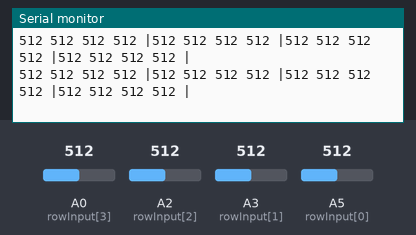
Bench run of a sketch on a simulated Arduino Uno, built with avr-gcc and run on an emulated ATmega328P. On the bench: the last lines printed to the serial monitor. Inputs (shaded band) come from the test bench; at power-on: A0 (rowInput[3]) = 512, A2 (rowInput[2]) = 512, A3 (rowInput[1]) = 512, A5 (rowInput[0]) = 512.

Above: at 1.2 s.
1.3 s: A0 (rowInput[3]) set to 109
At 1.41 s:
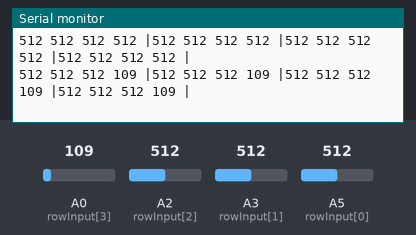
4.3 s: A0 (rowInput[3]) set to 90
At 4.33 s:
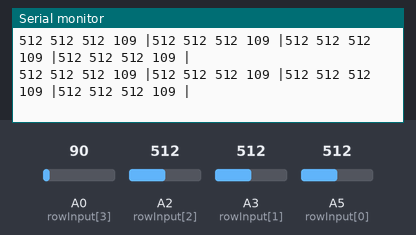
7.3 s: A2 (rowInput[2]) set to 110
At 7.32 s:
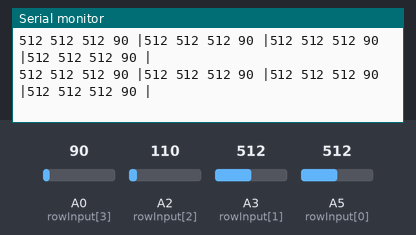
10.3 s: A2 (rowInput[2]) set to 88
At 10.31 s:
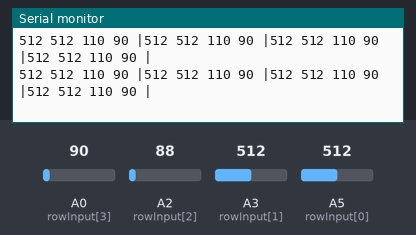
13.3 s: A3 (rowInput[1]) set to 105
At 13.34 s:
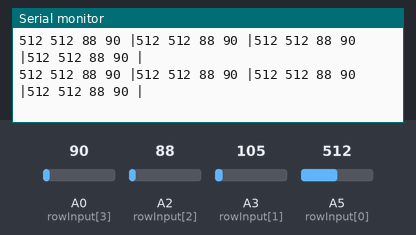
16.3 s: A3 (rowInput[1]) set to 92
At 16.36 s:
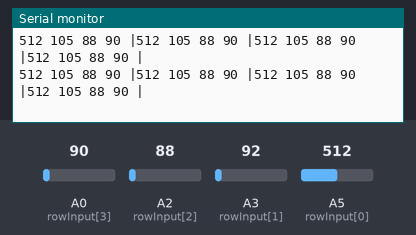
Timing chart, 0 to 18.8 s (numbered marks = the images above; inputs shaded):
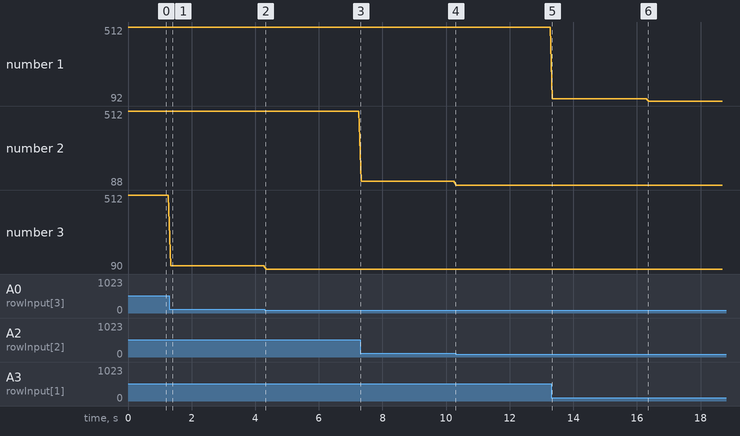

The sketch:

1col_input.ino
```cpp
#include <SoftwareSerial.h>

SoftwareSerial blue(5, 6);
int row1_in = A5;
int row2_in = A3;
int row3_in = A2;
int row4_in = A0;

float row1_out = 0;
float row2_out = 0;
float row3_out = 0;
float row4_out = 0;

 /*
  * Column 1 --> Digital Pin 10
  * Column 2 --> Digital Pin 11
  * Column 3 --> Digital Pin 12
  * Column 4 --> Digital Pin 13
  */
int columnPin = 10;

const int ncols = 4;
const int nrows = 4;
int colPins[ncols] = {10, 11, 12, 13};
int rowInput[nrows] = {A5, A3, A2, A0};


unsigned long timerStart = 0;
unsigned long waitPeriod = 1000;
unsigned long currentTime = 0;

void setup() {
  Serial.begin(9600);
  blue.begin(9600);
  for (int i = 0; i < ncols; i++){
    pinMode(colPins[0], OUTPUT);
  }
  timerStart = millis();
  digitalWrite(columnPin, HIGH);

}

void loop() {

//  int data[ncols][nrows];
//  for (int i = 0; i < ncols; i++){
//    digitalWrite(colPins[i], HIGH);
//    for (int j = 0; j < nrows; j++){
//      if (pauseStatus && ((millis()-pauseStart) >= pauseLen)){
//        data[i][j] = analogRead(rowInput[j]);
//      }
//      Serial.print((String)data[i][j] + " ");
//    }
//    Serial.println();
//    digitalWrite(colPins[i], LOW);
//  }


//  Serial.println(data[1][1]);
  volatile int data[ncols][nrows];
  for (int i = 0; i < ncols; i++){
    currentTime = millis();
    if (currentTime - timerStart < waitPeriod){
      digitalWrite(colPins[i], HIGH);
      for (int j = 0; j < nrows; j++){
        data[i][j] = analogRead(rowInput[j]);
//        Serial.print((String)data[i][j] + " ");
      }
//      Serial.print("|");
    }
    else{
//      Serial.println();
      timerStart = millis();
    }
  }

  for (int i = 0; i < ncols; i ++){
    for (int j = 0; j < nrows; j++){
      Serial.print((String)data[i][j] + " ");
      blue.print((String)data[i][j] + " ");
    }
    Serial.print("|");
    blue.print("|");
  }
  Serial.println();
  blue.print("\n");


//  int data[nrows];

//  for (int i = 0; i < nrows; i++){
//    data[i] = analogRead(rowInput[i]);
//    row1_out = analogRead(rowInput[0]);
//    row2_out = analogRead(rowInput[1]);
//    row3_out = analogRead(rowInput[2]);
//    row4_out = analogRead(rowInput[3]);


//  for (int i = 0; i < nrows; i++){
//    Serial.print((String)data[i] + " ");
//  }
//  Serial.println();
//  if (row1_out != 0 || row2_out != 0 || row3_out != 0 || row4_out != 0){
//    Serial.print((String)row1_out + " ");
//    Serial.print((String)row2_out + " ");
//    Serial.print((String)row3_out + " ");
//    Serial.print((String)row4_out + " ");
//    Serial.println();
//  }

}
```

Measured:
- after the input at 1.3 s, the serial monitor: prints a new line at once (image 1)
- plotted number 1: 512 → 105 after the input at 13.3 s, 105 → 92 after the input at 16.3 s
- plotted number 2: 512 → 110 after the input at 7.3 s, 110 → 88 after the input at 10.3 s
- plotted number 3: 512 → 109 after the input at 1.3 s, 109 → 90 after the input at 4.3 s
